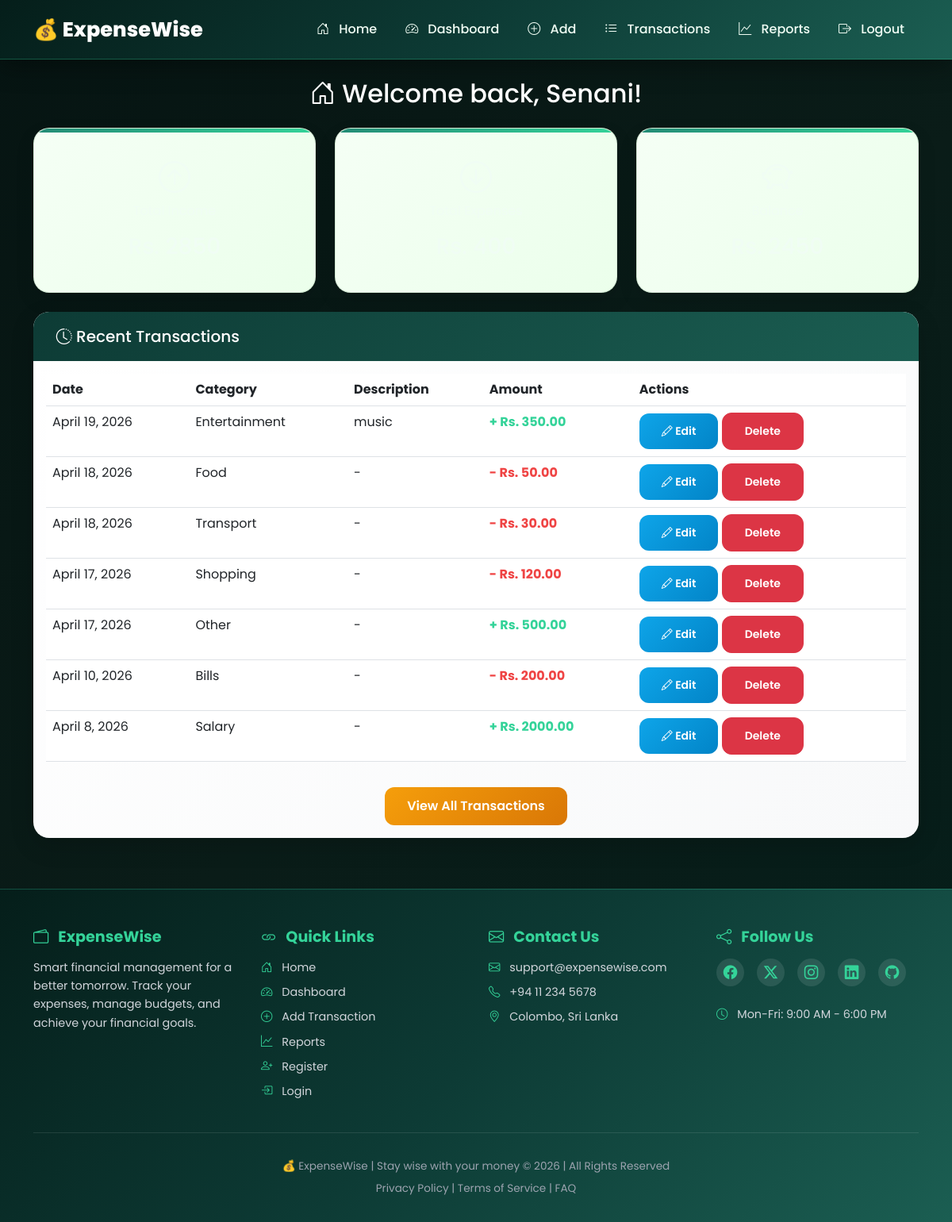
Page /transactions/ (signed in) on the earlier database version.
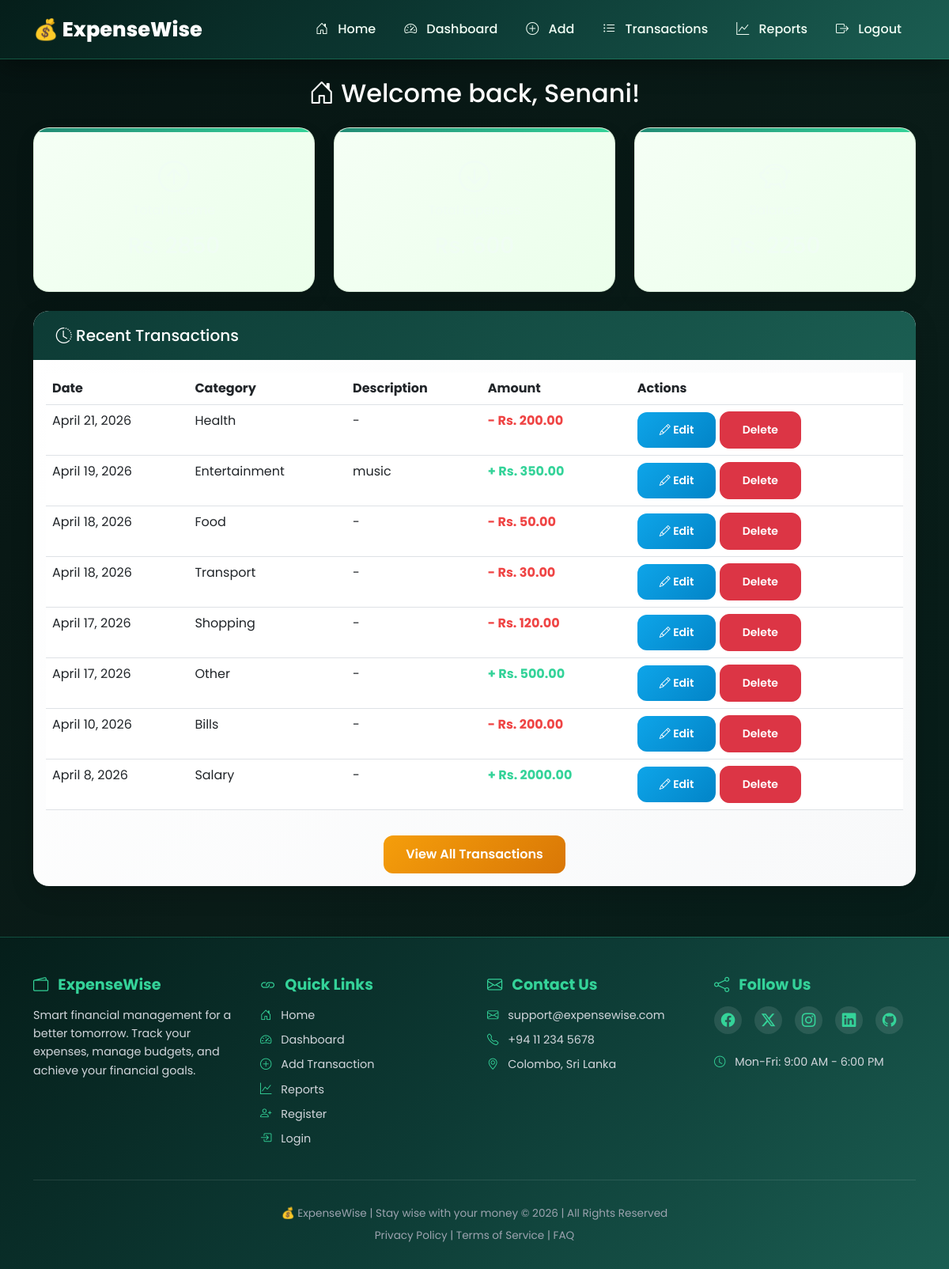
Same page on the later database version.
### transactions/models.py (models this page shows, shortened)
class Transaction(models.Model):
    TYPE_CHOICES = [
        ('income', 'Income'),
        ('expense', 'Expense'),
    ]
    user = models.ForeignKey(User, on_delete=models.CASCADE)
    type = models.CharField(max_length=10, choices=TYPE_CHOICES)
    amount = models.DecimalField(max_digits=10, decimal_places=2)
    category = models.ForeignKey(Category, on_delete=models.SET_NULL, null=True)
    description = models.TextField(blank=True)
    date = models.DateField()

class Category(models.Model):
    name = models.CharField(max_length=100)
    def __str__(self):
        return self.name

### transactions/views.py (the view)
# urls.py: path('', views.dashboard, name='dashboard'),
@login_required
def dashboard(request):
    transactions = Transaction.objects.filter(user=request.user).order_by('-date')[:10]
    total_income = Transaction.objects.filter(
        user=request.user,
        type='income'
    ).aggregate(total=Sum('amount'))['total'] or 0
    total_expenses = Transaction.objects.filter(
        user=request.user,
        type='expense'
    ).aggregate(total=Sum('amount'))['total'] or 0
    balance = total_income - total_expenses
    context = {
        'transactions': transactions,
        'total_income': total_income,
        'total_expenses': total_expenses,
        'balance': balance,
    }
    return render(request, 'transactions/dashboard.html', context)

### transactions/templates/transactions/dashboard.html (shortened to what this page needs)
{% extends 'base.html' %}
{% block content %}
<div class="row">
    <div class="col-12">
        <h2 class="text-center mb-4" style="color: #ffffff;">
            <i class="bi bi-house-door"></i> Welcome back, {{ user.username }}!
        </h2>
    </div>
</div>
<div class="row mb-4">
    <div class="col-md-4">
        <div class="stat-card income">
            <i class="bi bi-arrow-up-circle"></i>
            <p>Total Income</p>
            <h3>Rs. {{ total_income|default:"0" }}</h3>
        </div>
    </div>
    <div class="col-md-4">
        <div class="stat-card expense">
            <i class="bi bi-arrow-down-circle"></i>
            <p>Total Expenses</p>
            <h3>Rs. {{ total_expenses|default:"0" }}</h3>
        </div>
    </div>
    <div class="col-md-4">
        <div class="stat-card balance">
            <i class="bi bi-piggy-bank"></i>
            <p>Balance</p>
            <h3>Rs. {{ balance|default:"0" }}</h3>
        </div>
    </div>
</div>
<div class="card">
    <div class="card-header">
        <h5 class="mb-0"><i class="bi bi-clock-history"></i> Recent Transactions</h5>
    </div>
    <div class="card-body">
        <div class="table-responsive">
            <table class="table table-hover">
                <thead>
                    <tr>
                        <th>Date</th>
                        <th>Category</th>
                        <th>Description</th>
                        <th>Amount</th>
                        <th>Actions</th>
                    </tr>
                </thead>
                <tbody>
                    {% for t in transactions %}
                    <tr>
                        <td>{{ t.date }}</td>
                        <td>{{ t.category }}</td>
                        <td>{{ t.description|default:"-" }}</td>
                        <td class="{% if t.type == 'income' %}text-success{% else %}text-danger{% endif %} fw-bold">
                            {% if t.type == 'income' %}+{% else %}-{% endif %} Rs. {{ t.amount }}
                        </td>
                        <td>
                            <a href="{% url 'edit_transaction' t.pk %}" class="btn btn-sm" title="Edit" style="background: linear-gradient(135deg, #0ea5e9, #0284c7); color: white; border: none;">
                                <i class="bi bi-pencil"></i> Edit
                            </a>
                            <a href="{% url 'delete_transaction' t.pk %}" class="btn btn-danger btn-sm">Delete</a>
                        </td>
                    </tr>
                    {% empty %}
                    <tr>
                        <td colspan="5" class="text-center">No transactions yet</td>
                    </tr>
                    {% endfor %}
                </tbody>
            </table>
        </div>
        <div class="text-center mt-3">
            <a href="{% url 'transaction_list' %}" class="btn btn-primary">View All Transactions</a>
        </div>
    </div>
</div>
{% endblock %}

### templates/base.html (shortened to what this page needs)
<!DOCTYPE html>
<html lang="en">
<head>
    <link href="https://cdn.jsdelivr.net/npm/bootstrap@5.3.0-alpha1/dist/css/bootstrap.min.css" rel="stylesheet">
    <link rel="stylesheet" href="https://cdn.jsdelivr.net/npm/bootstrap-icons@1.11.1/font/bootstrap-icons.css">
</head>
<body>
    <nav class="navbar navbar-expand-lg sticky-top">
        <div class="container">
            <a class="navbar-brand" href="{% url 'home' %}">
                💰 ExpenseWise
            </a>
            <div class="collapse navbar-collapse" id="navbarNav">
                <ul class="navbar-nav ms-auto">
                    {% if user.is_authenticated %}
                        <li class="nav-item">
                            <a class="nav-link" href="{% url 'home' %}">
                                <i class="bi bi-house-door"></i> Home
                            </a>
                        </li>
                        <li class="nav-item">
                            <a class="nav-link" href="{% url 'dashboard' %}">
                                <i class="bi bi-speedometer2"></i> Dashboard
                            </a>
                        </li>
                        <li class="nav-item">
                            <a class="nav-link" href="{% url 'add_transaction' %}">
                                <i class="bi bi-plus-circle"></i> Add
                            </a>
                        </li>
                        <li class="nav-item">
                            <a class="nav-link" href="{% url 'transaction_list' %}">
                                <i class="bi bi-list-ul"></i> Transactions
                            </a>
                        </li>
                        <li class="nav-item">
                            <a class="nav-link" href="{% url 'reports' %}">
                                <i class="bi bi-graph-up"></i> Reports
                            </a>
                        </li>
                        <li class="nav-item">
                            <a class="nav-link" href="{% url 'logout' %}">
                                <i class="bi bi-box-arrow-right"></i> Logout
                            </a>
                        </li>
                    {% endif %}
                </ul>
            </div>
        </div>
    </nav>
    <div class="container mt-4">
        {% block content %}
        {% endblock %}
    </div>
    <footer>
        <div class="container">
            <div class="footer-content">
                <div class="footer-section">
                    <h4><i class="bi bi-wallet2"></i> ExpenseWise</h4>
                    <p>Smart financial management for a better tomorrow. Track your expenses, manage budgets, and achieve your financial goals.</p>
                </div>
                <div class="footer-section">
                    <h4><i class="bi bi-link"></i> Quick Links</h4>
                    <a href="{% url 'home' %}"><i class="bi bi-house-door"></i> Home</a>
                    <a href="{% url 'dashboard' %}"><i class="bi bi-speedometer2"></i> Dashboard</a>
                    <a href="{% url 'add_transaction' %}"><i class="bi bi-plus-circle"></i> Add Transaction</a>
                    <a href="{% url 'reports' %}"><i class="bi bi-graph-up"></i> Reports</a>
                    <a href="{% url 'register' %}"><i class="bi bi-person-plus"></i> Register</a>
                    <a href="{% url 'login' %}"><i class="bi bi-box-arrow-in-right"></i> Login</a>
                </div>
                <div class="footer-section">
                    <h4><i class="bi bi-envelope"></i> Contact Us</h4>
                    <p><i class="bi bi-envelope"></i> support@expensewise.com</p>
                    <p><i class="bi bi-telephone"></i> +94 11 234 5678</p>
                    <p><i class="bi bi-geo-alt"></i> Colombo, Sri Lanka</p>
                </div>
                <div class="footer-section">
                    <h4><i class="bi bi-share"></i> Follow Us</h4>
                    <div class="social-links">
                        <a href="#"><i class="bi bi-facebook"></i></a>
                        <a href="#"><i class="bi bi-twitter-x"></i></a>
                        <a href="#"><i class="bi bi-instagram"></i></a>
                        <a href="#"><i class="bi bi-linkedin"></i></a>
                        <a href="#"><i class="bi bi-github"></i></a>
                    </div>
                    <p style="margin-top: 1rem;"><i class="bi bi-clock"></i> Mon-Fri: 9:00 AM - 6:00 PM</p>
                </div>
            </div>
            <div class="footer-bottom">
                <p>💰 ExpenseWise | Stay wise with your money © 2026 | All Rights Reserved</p>
                <p style="margin-top: 0.5rem;">
                    <a href="#" style="color: #9CA3AF; text-decoration: none;">Privacy Policy</a> |
                    <a href="#" style="color: #9CA3AF; text-decoration: none;">Terms of Service</a> |
                    <a href="#" style="color: #9CA3AF; text-decoration: none;">FAQ</a>
                </p>
            </div>
        </div>
    </footer>
</body>
</html>

### templates/base.html (style rules this page uses)
:root { --green-deepest: #051E1A; --green-darker: #0A2F2A; --green-dark: #0D3B35; --green-medium-dark: #114B43; --green-medium: #1B5E52; --green-forest: #1B6B5E; --green-emerald: #238B75; --green-light: #2EA88E; --green-bright: #34D399; --green-glow: #6EE7B7; --gold: #F59E0B; --gold-dark: #D97706; --red: #EF4444; --text-white: #FFFFFF; --text-light: #F0FDF4; --text-gray: #D1D5DB; --text-muted: #9CA3AF; --bg-darker: #061412; --bg-dark: #0A1C18; }
* { margin: 0; padding: 0; box-sizing: border-box; }
body { font-family: 'Poppins', 'Segoe UI', sans-serif; background: linear-gradient(135deg, var(--bg-darker) 0%, var(--bg-dark) 50%, var(--green-deepest) 100%); color: var(--text-light); min-height: 100vh; }
.navbar { background: linear-gradient(135deg, var(--green-deepest) 0%, var(--green-dark) 50%, var(--green-medium) 100%); box-shadow: 0 8px 32px rgba(0, 0, 0, 0.35); padding: 0.8rem 0; border-bottom: 1px solid rgba(52, 211, 153, 0.3); }
.navbar-brand { font-size: 1.6rem; font-weight: 800; color: white !important; display: inline-flex; align-items: center; gap: 5px; }
.nav-link { color: var(--text-light) !important; font-weight: 500; transition: all 0.3s; border-radius: 12px; padding: 8px 18px !important; }
.nav-link i { margin-right: 8px; }
.btn-primary { background: linear-gradient(135deg, #F59E0B 0%, #D97706 100%); color: white; font-weight: 600; border: none; }
.btn { border-radius: 12px; padding: 12px 28px; font-weight: 600; transition: all 0.3s; }
.stat-card { background: linear-gradient(135deg, #F5FFF5 0%, #EBFFEB 100%); border-radius: 20px; padding: 2rem 1.5rem; text-align: center; transition: all 0.4s; position: relative; overflow: hidden; box-shadow: 0 10px 25px rgba(0, 0, 0, 0.1); border: 1px solid rgba(100, 150, 100, 0.2); }
.stat-card::before { content: ''; position: absolute; top: 0; left: 0; right: 0; height: 5px; background: linear-gradient(90deg, var(--green-emerald), var(--green-bright)); }
.stat-card i { font-size: 2.5rem; margin-bottom: 1rem; }
.card { border: none; border-radius: 20px; background: linear-gradient(135deg, #FFFFFF 0%, #F8F9FA 100%); box-shadow: 0 10px 30px rgba(0, 0, 0, 0.15); transition: all 0.4s; overflow: hidden; }
.card-header { background: linear-gradient(135deg, var(--green-dark) 0%, var(--green-medium) 100%); color: var(--text-white); border: none; padding: 1.2rem 1.8rem; font-weight: 700; }
footer { background: linear-gradient(135deg, var(--green-deepest) 0%, var(--green-dark) 50%, var(--green-medium) 100%); color: var(--text-light); padding: 3rem 0 2rem; margin-top: 4rem; border-top: 1px solid rgba(52, 211, 153, 0.2); }
.footer-content { display: grid; grid-template-columns: repeat(auto-fit, minmax(250px, 1fr)); gap: 2rem; margin-bottom: 2rem; }
.footer-section h4 { color: var(--green-bright); font-size: 1.2rem; margin-bottom: 1rem; font-weight: 700; }
.footer-section p, .footer-section a { color: var(--text-gray); font-size: 0.9rem; line-height: 1.6; text-decoration: none; transition: color 0.3s; display: block; margin-bottom: 0.5rem; }
.footer-section i { margin-right: 8px; color: var(--green-bright); }
.social-links { display: flex; gap: 1rem; margin-top: 1rem; }
.social-links a { display: inline-block; width: 35px; height: 35px; background: rgba(255, 255, 255, 0.1); border-radius: 50%; display: flex; align-items: center; justify-content: center; transition: all 0.3s; }
.social-links i { margin: 0; font-size: 1.1rem; }
.footer-bottom { text-align: center; padding-top: 2rem; border-top: 1px solid rgba(255, 255, 255, 0.1); }
.footer-bottom p { color: var(--text-muted); font-size: 0.85rem; margin: 0; }
.text-success { color: var(--green-bright) !important; }
.text-danger { color: var(--red) !important; }
.hero-hover-card, .card, .stat-card, .feature-wrapper { animation: fadeInUp 0.6s ease-out; }

Differences in the rows shown:
added Transaction: date "April 21, 2026", category "Health", description "-", amount "200.00"
